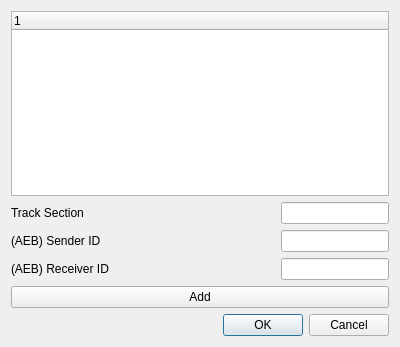
<?xml version="1.0" encoding="UTF-8"?>
<ui version="4.0">
 <class>DataForwarding</class>
 <widget class="QDialog" name="DataForwarding">
  <property name="geometry">
   <rect>
    <x>0</x>
    <y>0</y>
    <width>400</width>
    <height>347</height>
   </rect>
  </property>
  <property name="windowTitle">
   <string>Dialog</string>
  </property>
  <layout class="QVBoxLayout" name="verticalLayout_2">
   <item>
    <layout class="QVBoxLayout" name="verticalLayout">
     <item>
      <widget class="QTreeWidget" name="treeWidget">
       <column>
        <property name="text">
         <string notr="true">1</string>
        </property>
       </column>
      </widget>
     </item>
     <item>
      <layout class="QHBoxLayout" name="horizontalLayout_3">
       <item>
        <widget class="QLabel" name="label_3">
         <property name="text">
          <string>Track Section</string>
         </property>
        </widget>
       </item>
       <item>
        <widget class="QLineEdit" name="lineEdit_3">
         <property name="sizePolicy">
          <sizepolicy hsizetype="Fixed" vsizetype="Fixed">
           <horstretch>0</horstretch>
           <verstretch>0</verstretch>
          </sizepolicy>
         </property>
        </widget>
       </item>
      </layout>
     </item>
     <item>
      <layout class="QHBoxLayout" name="horizontalLayout">
       <item>
        <widget class="QLabel" name="label">
         <property name="text">
          <string>(AEB) Sender ID </string>
         </property>
        </widget>
       </item>
       <item>
        <widget class="QLineEdit" name="lineEdit">
         <property name="sizePolicy">
          <sizepolicy hsizetype="Fixed" vsizetype="Fixed">
           <horstretch>0</horstretch>
           <verstretch>0</verstretch>
          </sizepolicy>
         </property>
        </widget>
       </item>
      </layout>
     </item>
     <item>
      <layout class="QHBoxLayout" name="horizontalLayout_2">
       <item>
        <widget class="QLabel" name="label_2">
         <property name="text">
          <string>(AEB) Receiver ID </string>
         </property>
        </widget>
       </item>
       <item>
        <widget class="QLineEdit" name="lineEdit_2">
         <property name="sizePolicy">
          <sizepolicy hsizetype="Fixed" vsizetype="Fixed">
           <horstretch>0</horstretch>
           <verstretch>0</verstretch>
          </sizepolicy>
         </property>
        </widget>
       </item>
      </layout>
     </item>
     <item>
      <widget class="QPushButton" name="pushButton">
       <property name="text">
        <string>Add</string>
       </property>
      </widget>
     </item>
    </layout>
   </item>
   <item>
    <widget class="QDialogButtonBox" name="buttonBox">
     <property name="orientation">
      <enum>Qt::Horizontal</enum>
     </property>
     <property name="standardButtons">
      <set>QDialogButtonBox::Cancel|QDialogButtonBox::Ok</set>
     </property>
    </widget>
   </item>
  </layout>
 </widget>
 <resources/>
 <connections>
  <connection>
   <sender>buttonBox</sender>
   <signal>accepted()</signal>
   <receiver>DataForwarding</receiver>
   <slot>accept()</slot>
   <hints>
    <hint type="sourcelabel">
     <x>248</x>
     <y>254</y>
    </hint>
    <hint type="destinationlabel">
     <x>157</x>
     <y>274</y>
    </hint>
   </hints>
  </connection>
  <connection>
   <sender>buttonBox</sender>
   <signal>rejected()</signal>
   <receiver>DataForwarding</receiver>
   <slot>reject()</slot>
   <hints>
    <hint type="sourcelabel">
     <x>316</x>
     <y>260</y>
    </hint>
    <hint type="destinationlabel">
     <x>286</x>
     <y>274</y>
    </hint>
   </hints>
  </connection>
 </connections>
</ui>
